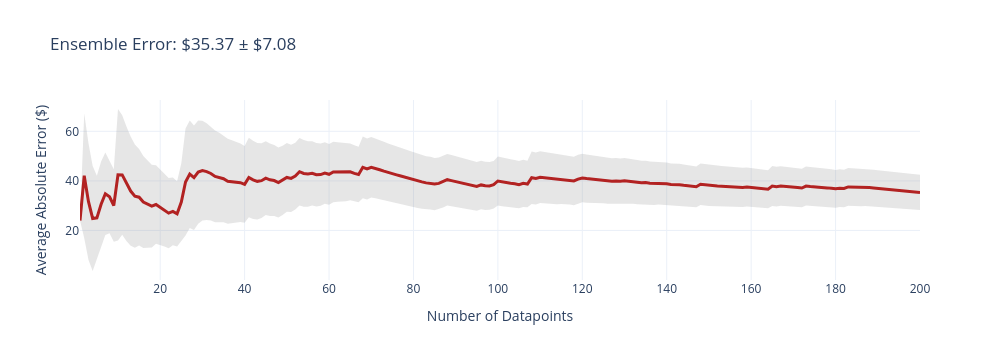
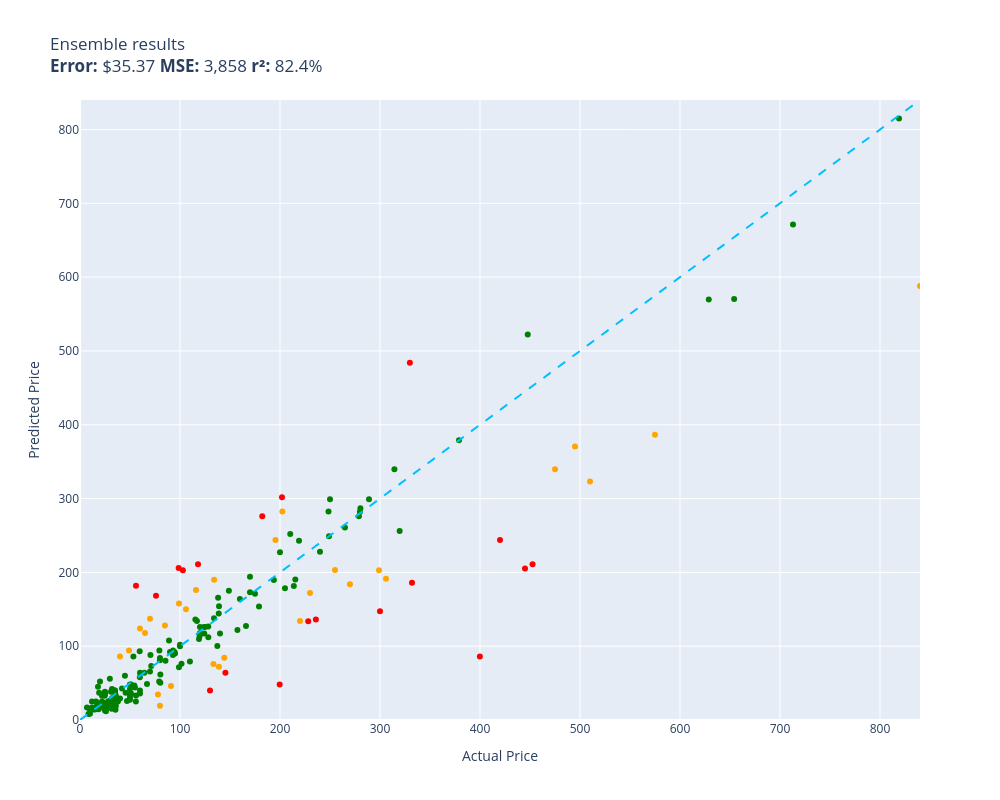

These figures' notebook cell, in order:
### Code cell
evaluate(ensemble, test)

### Figure 1 — Plotly figure (JSON) as saved in the notebook; plotly's stock layout.template omitted (floating-point values rounded to 4 significant figures; data arrays with more than 128 entries replaced by an {"elided": "..."} marker saying what was removed)
{"data": [{"fill": "toself", "fillcolor": "rgba(128,128,128,0.2)", "hoverinfo": "skip", "line": {"color": "rgba(255,255,255,0)"}, "name": "95% CI", "showlegend": false, "type": "scatter", "x": {"elided": "400 int values"}, "y": {"elided": "400 float values"}}, {"customdata": {"elided": "200x1 float values"}, "hovertemplate": "n=%{x}<br>Avg Error=$%{y:,.2f}<br>±95% CI=$%{customdata[0]:,.2f}<extra></extra>", "line": {"color": "firebrick", "width": 3}, "mode": "lines", "name": "Cumulative Avg Error", "type": "scatter", "x": {"elided": "200 int values"}, "y": {"elided": "200 float values"}}], "layout": {"height": 360, "showlegend": false, "title": {"text": "Ensemble Error: $35.37 ± $7.08"}, "width": 1000, "xaxis": {"title": {"text": "Number of Datapoints"}}, "yaxis": {"title": {"text": "Average Absolute Error ($)"}}}}

### Figure 2 — Plotly figure (JSON) as saved in the notebook; plotly's stock layout.template omitted (floating-point values rounded to 4 significant figures; data arrays with more than 128 entries replaced by an {"elided": "..."} marker saying what was removed)
{"data": [{"customdata": {"elided": "152x1 str values"}, "hovertemplate": "%{customdata[0]}<extra></extra>", "legendgroup": "green", "marker": {"color": "green", "size": 6, "symbol": "circle"}, "mode": "markers", "name": "green", "orientation": "v", "showlegend": true, "type": "scatter", "x": {"elided": "152 float values"}, "xaxis": "x", "y": {"elided": "152 float values"}, "yaxis": "y"}, {"customdata": [["telpo Headlight Assembly Fit For 15 Camr...\nGuess=$176.19 Actual=$115.99"], ["RBC12-UPC Replacement Battery Cartridge ...\nGuess=$171.99 Actual=$229.99"], ["SuppliesOutlet Compatible Toner Cartridg...\nGuess=$84.19 Actual=$144.29"], ["HK SYSTEMS 13\" Heavy Duty Black \"Push\" O...\nGuess=$128.19 Actual=$84.95"], ["Mini PC, Kinupute Desktop Computer E3-12...\nGuess=$370.40 Actual=$495.00"], ["Clementoni 39132.5 Jigsaw Puzzle 1,000 P...\nGuess=$19.39 Actual=$79.95"], ["Tidal Front + Rear Fender Flares 4PC Poc...\nGuess=$203.19 Actual=$254.99"], ["Dakota Alert MURS Alert Probe Sensor - M...\nGuess=$133.99 Actual=$219.99"], ["KOHLER 18865-CP Filtered Water Faucet, P...\nGuess=$339.80 Actual=$475.00"], ["Diversitech WG840585 Motor, (Ddb) 1/3Hp,...\nGuess=$190.00 Actual=$134.12"], ["MC: Pindicator (Dual Intensity Amber)\nGuess=$85.99 Actual=$40.00"], ["Evan-Fischer Front Bumper Cover Compatib...\nGuess=$282.39 Actual=$202.38"], ["Webcem Solar Shed Light Outdoor Indoor, ...\nGuess=$34.39 Actual=$77.96"], ["Festool 492370 Platin 2 S1000 Grit 6-Inc...\nGuess=$46.19 Actual=$91.00"], ["LEGO Marvel Avengers War Machine Buster ...\nGuess=$123.99 Actual=$59.95"], ["Kingston Brass KS269SN Kingston Clawfoot...\nGuess=$191.20 Actual=$305.99"], ["Aeromotive 13304 Regulator, X1 Adjustabl...\nGuess=$184.00 Actual=$269.95"], ["Walker Exhaust Ultra EPA 16478 Direct Fi...\nGuess=$386.40 Actual=$574.99"], ["Mikrotik RB3011UIAS-RM RouterBOARD 10xGi...\nGuess=$203.00 Actual=$299.00"], ["MXR Carbon Copy Deluxe Analog Delay Guit...\nGuess=$243.99 Actual=$195.50"], ["Auertech Portable Washing Machine, 14lbs...\nGuess=$157.99 Actual=$98.99"], ["New Replacement seat cover fits Yamaha M...\nGuess=$71.99 Actual=$138.95"], ["UPR Mach 1 Chin Spoiler Fits 94-98 Musta...\nGuess=$117.99 Actual=$64.99"], ["Skullcandy Hesh Evo Bluetooth Headphones...\nGuess=$137.20 Actual=$69.99"], ["Competition Clutch Disc and Pressure Pla...\nGuess=$323.20 Actual=$510.00"], ["KUNFINE Android Radio CarPlay & Android ...\nGuess=$149.99 Actual=$106.00"], ["A-Premium Front Suspension Steering Knuc...\nGuess=$93.99 Actual=$48.99"], ["Dell XPS 13 9343-2727SLV 13.3\" Full HD S...\nGuess=$588.00 Actual=$839.99"], ["Targus CityGear Durable Backpack, Black,...\nGuess=$75.99 Actual=$133.43"]], "hovertemplate": "%{customdata[0]}<extra></extra>", "legendgroup": "orange", "marker": {"color": "orange", "size": 6, "symbol": "circle"}, "mode": "markers", "name": "orange", "orientation": "v", "showlegend": true, "type": "scatter", "x": [116.0, 230.0, 144.3, 84.95, 495.0, 79.95, 255.0, 220.0, 475.0, 134.1, 40.0, 202.4, 77.96, 91.0, 59.95, 306.0, 269.9, 575.0, 299.0, 195.5, 98.99, 138.9, 64.99, 69.99, 510.0, 106.0, 48.99, 840.0, 133.4], "xaxis": "x", "y": [176.2, 172.0, 84.19, 128.2, 370.4, 19.39, 203.2, 134.0, 339.8, 190.0, 85.99, 282.4, 34.39, 46.19, 124.0, 191.2, 184.0, 386.4, 203.0, 244.0, 158.0, 71.99, 118.0, 137.2, 323.2, 150.0, 93.99, 588.0, 75.99], "yaxis": "y"}, {"customdata": [["Pump Head TBVECHI 175PSI 4KW 5.5HP 21CFM...\nGuess=$483.99 Actual=$329.90"], ["Bam Trekking 3027SB Single Black Clarine...\nGuess=$185.80 Actual=$332.00"], ["DEWALT 20V MAX* XR Impact Driver with Bl...\nGuess=$211.00 Actual=$452.53"], ["Aolemi Oil Rubbed Bronze Single Function...\nGuess=$205.79 Actual=$98.65"], ["JRready ST6313 DT Deutsch Connector Kit,...\nGuess=$47.99 Actual=$199.68"], ["Wenger City Upgrade Laptop Backpack with...\nGuess=$63.99 Actual=$145.42"], ["AUTOFREE LED Tail Lights Assembly Compat...\nGuess=$301.79 Actual=$201.99"], ["3D Tree Hole Branches 075 Stair Risers D...\nGuess=$39.99 Actual=$129.99"], ["Sumerain S1339CM Double Handle Widesprea...\nGuess=$136.19 Actual=$235.86"], ["Lighted Triangle Mirror Cabinet Bathroom...\nGuess=$205.20 Actual=$445.00"], ["BESTILL Wall Mounted Shower Faucet Set, ...\nGuess=$168.19 Actual=$76.00"], ["ANZO USA 111207 GMC SIERRA 99-06 / YUKON...\nGuess=$275.99 Actual=$182.28"], ["Pioneer 2AM401-BN Two Handle Kitchen Fau...\nGuess=$133.79 Actual=$228.22"], ["LSI Broadcom SAS 9300-8i 8-port 12Gb/s S...\nGuess=$211.00 Actual=$118.00"], ["Canon Sure Shot 90u 35mm Date Camera\nGuess=$85.99 Actual=$399.89"], ["Linkloos Solar Street Lights Outdoor Wat...\nGuess=$181.99 Actual=$55.99"], ["GENUINE VOLVO THERMOSTAT (3.0, 3.2) S60 ...\nGuess=$202.80 Actual=$102.85"], ["Pacific Drums PDCM1618TTRB 16 x 18 Inche...\nGuess=$243.99 Actual=$419.99"], ["HP Laserjet 2100 Laser Printer W/Test Pr...\nGuess=$147.20 Actual=$299.98"]], "hovertemplate": "%{customdata[0]}<extra></extra>", "legendgroup": "red", "marker": {"color": "red", "size": 6, "symbol": "circle"}, "mode": "markers", "name": "red", "orientation": "v", "showlegend": true, "type": "scatter", "x": [329.9, 332.0, 452.5, 98.65, 199.7, 145.4, 202.0, 130.0, 235.9, 445.0, 76.0, 182.3, 228.2, 118.0, 399.9, 55.99, 102.8, 420.0, 300.0], "xaxis": "x", "y": [484.0, 185.8, 211.0, 205.8, 47.99, 63.99, 301.8, 39.99, 136.2, 205.2, 168.2, 276.0, 133.8, 211.0, 85.99, 182.0, 202.8, 244.0, 147.2], "yaxis": "y"}, {"hoverinfo": "skip", "line": {"color": "deepskyblue", "dash": "dash", "width": 2}, "mode": "lines", "name": "y = x", "showlegend": false, "type": "scatter", "x": [0, 840.0], "y": [0, 840.0]}], "layout": {"height": 800, "legend": {"title": {"text": "color"}, "tracegroupgap": 0}, "showlegend": false, "title": {"text": "Ensemble results<br><b>Error:</b> $35.37 <b>MSE:</b> 3,858 <b>r²:</b> 82.4%"}, "width": 1000, "xaxis": {"anchor": "y", "domain": [0, 1], "range": [0, 840.0], "title": {"text": "Actual Price"}}, "yaxis": {"anchor": "x", "domain": [0, 1], "range": [0, 840.0], "title": {"text": "Predicted Price"}}}}
